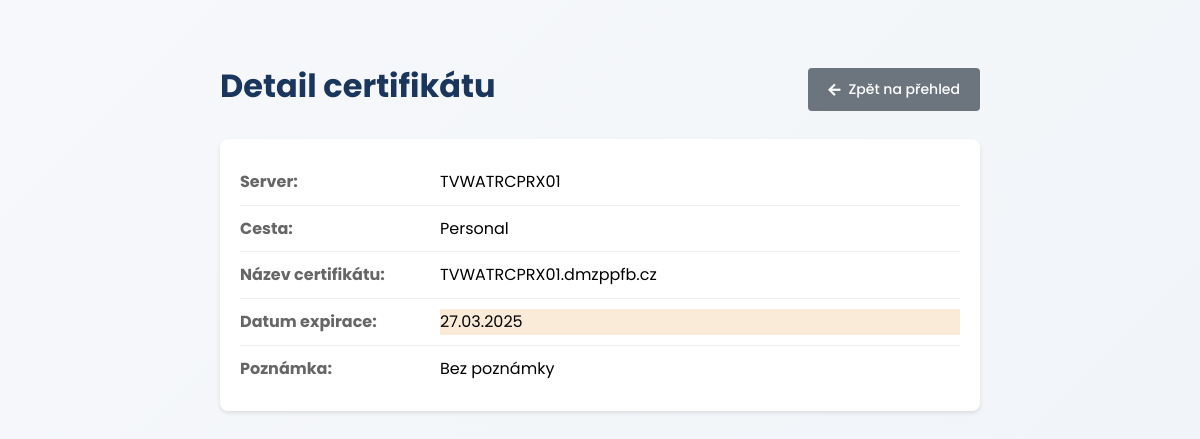
Page /detail/2 on the earlier database version.
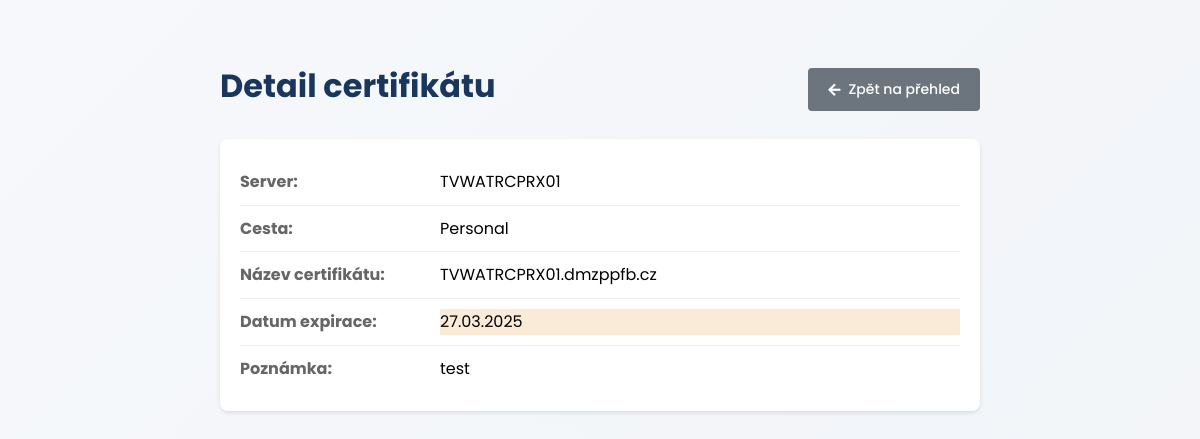
Same page on the later database version.
### models.py (models this page shows)
class Certifikat(db.Model):
    id = db.Column(db.Integer, primary_key=True)
    server = db.Column(db.String(100), db.ForeignKey('server.nazev'), nullable=False)
    cesta = db.Column(db.String(200), nullable=False)
    nazev = db.Column(db.String(100), nullable=False)
    expirace = db.Column(db.Date, nullable=False)
    poznamka = db.Column(db.Text)
    vytvoreno = db.Column(db.DateTime, default=datetime.utcnow)

### app.py (the view)
@app.route('/detail/<int:id>')
def detail_certifikatu(id):
    try:
        certifikat = Certifikat.query.get_or_404(id)
        return render_template('detail.html', certifikat=certifikat)
    except Exception as e:
        flash(f'Chyba při načítání detailu: {str(e)}', 'error')
        return redirect(url_for('index'))

### app.py (called while the page is built)
@app.template_filter('get_expiry_class')
def get_expiry_class(cert):
    today = datetime.now().date()
    expiry_date = cert.expirace
    days_left = (expiry_date - today).days
    if expiry_date < today or days_left <= 30:  # Prošlé nebo končí tento měsíc
        return 'expired'
    elif days_left <= 60:  # Končí příští měsíc
        return 'expiring-warning'
    else:
        return ''

### templates/detail.html
{% extends "base.html" %}
{% block content %}
<div class="detail-container">
    <div class="header">
        <h1>Detail certifikátu</h1>
        <a href="{{ url_for('index') }}" class="button info">
            <i class="fas fa-arrow-left"></i>
            Zpět na přehled
        </a>
    </div>
    <div class="detail-card">
        <div class="detail-row">
            <label>Server:</label>
            <span>{{ certifikat.server }}</span>
        </div>
        <div class="detail-row">
            <label>Cesta:</label>
            <span>{{ certifikat.cesta }}</span>
        </div>
        <div class="detail-row">
            <label>Název certifikátu:</label>
            <span>{{ certifikat.nazev }}</span>
        </div>
        <div class="detail-row">
            <label>Datum expirace:</label>
            <span class="{{ certifikat|get_expiry_class }}">{{ certifikat.expirace.strftime('%d.%m.%Y') }}</span>
        </div>
        <div class="detail-row">
            <label>Poznámka:</label>
            <span>{{ certifikat.poznamka or 'Bez poznámky' }}</span>
        </div>
    </div>
</div>
{% endblock %}

Differences in the rows shown:
changed Certifikat "TVWATRCPRX01": poznamka "Bez poznámky" → "test"
